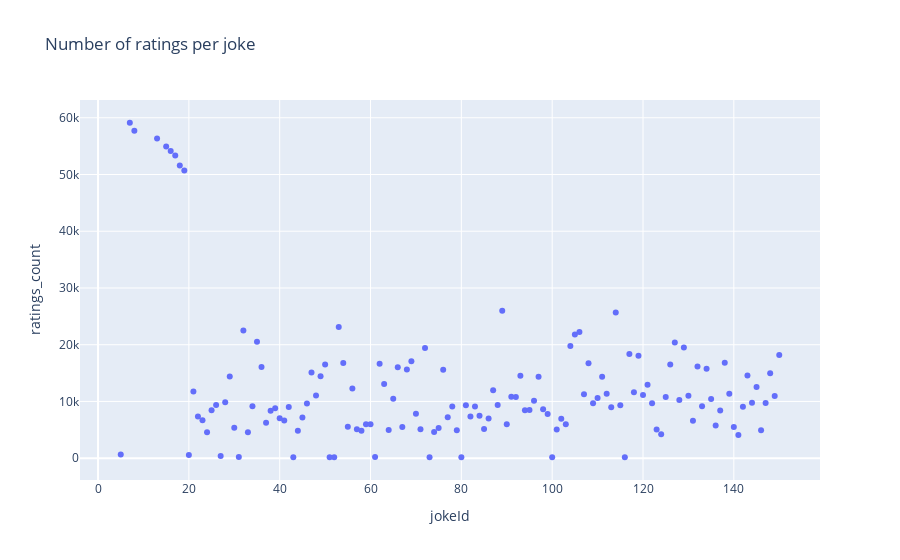

The notebook cell this image was saved under:
### Code cell
count_joke_ratings_df = ratings_df[['userId', 'jokeId']].groupby(['jokeId']).count().reset_index()
count_joke_ratings_df.columns = ['jokeId', 'ratings_count']
display(count_joke_ratings_df)
fig = px.scatter(count_joke_ratings_df, x='jokeId', y='ratings_count', title='Number of ratings per joke')
fig.show()

### Figure 1 — Plotly figure (JSON) as saved in the notebook; plotly's stock layout.template omitted (floating-point values rounded to 4 significant figures; data arrays with more than 128 entries replaced by an {"elided": "..."} marker saying what was removed)
{"data": [{"hovertemplate": "jokeId=%{x}<br>ratings_count=%{y}<extra></extra>", "legendgroup": "", "marker": {"color": "#636efa", "symbol": "circle"}, "mode": "markers", "name": "", "orientation": "v", "showlegend": false, "type": "scatter", "x": {"elided": "140 int values"}, "xaxis": "x", "y": {"elided": "140 int values"}, "yaxis": "y"}], "layout": {"autosize": true, "legend": {"tracegroupgap": 0}, "title": {"text": "Number of ratings per joke"}, "xaxis": {"anchor": "y", "autorange": true, "domain": [0, 1], "range": [-3.884, 158.9], "title": {"text": "jokeId"}, "type": "linear"}, "yaxis": {"anchor": "x", "autorange": true, "domain": [0, 1], "range": [-4699.0, 63990.0], "title": {"text": "ratings_count"}, "type": "linear"}}}
